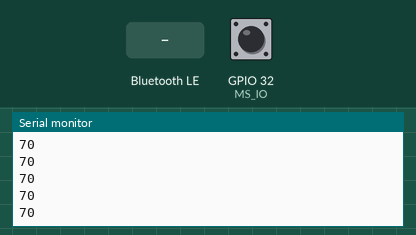
Recording of a sketch running on a simulated ESP32. Parts: the last lines printed to the serial monitor. The test bench sets the inputs (shaded band); at power-on: GPIO 32 (MS_IO) HIGH. EEPROM starts erased; nothing arrives over Bluetooth unless stated; a phone connects over Bluetooth LE 3 s after start.

Above: at 1.2 s.
1.3 s: Bluetooth LE write "1" received
At 1.31 s:
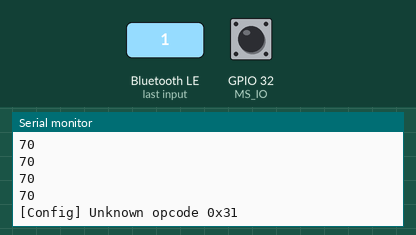
4.3 s: GPIO 32 (MS_IO) pulled LOW for 0.15 s
At 4.56 s:
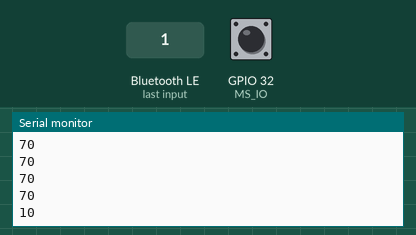

The sketch:

kairo_fm.ino
```cpp
#include <BLEDevice.h>
#include <BLEUtils.h>
#include <BLEServer.h>
#include <BLE2902.h>
#include <Preferences.h>

#define SERVICE_UUID "ad45ddb6-3376-494a-8b34-b514ba2e9eaa"
#define WRITE_UUID "860c22f1-60a3-411e-b575-c0ecd08cef5d" // Characteristic for configuration
#define READ_UUID "a5b242ef-c4ff-45d4-87e0-7b95439b7763" // Characteristic for data retrieval

#define MS_IO 32

#define CMD_CALIBRATE_DRY 0x01
#define CMD_SET_INTERVAL_SEC 0x02
#define CMD_CALIBRATE_WET 0x03

#define DRY_BASELINE_DEFAULT 62
#define WET_BASELINE_DEFAULT 28

#define REPORT_INTERVAL_DEFAULT_SEC 1800UL

Preferences prefs;

BLECharacteristic* kairo_read = nullptr;
BLECharacteristic* kairo_write = nullptr;

uint32_t dryBaseline = DRY_BASELINE_DEFAULT;
uint32_t wetBaseline = WET_BASELINE_DEFAULT;
unsigned long reportIntervalMs = REPORT_INTERVAL_DEFAULT_SEC * 1000UL;
unsigned long lastReportMs = 0;
volatile bool deviceConnected = false;


uint32_t readRawTouch(int samples) {
  uint32_t sum = 0;
  for (int i = 0; i < samples; i++) {
    sum += touchRead(MS_IO);
    delay(5);
  }
  return sum / samples;
}

void calibrateDry() {
  Serial.println("[Calibrate] Capturing dry baseline...");
  dryBaseline = readRawTouch(16);
  prefs.putUInt("dryBase", dryBaseline);
  Serial.printf("[Calibrate] Dry baseline set to %u\n", dryBaseline);
}

void calibrateWet() {
  Serial.println("[Calibrate] Capturing wet baseline...");
  wetBaseline = readRawTouch(16);
  prefs.putUInt("wetBase", wetBaseline);
  Serial.printf("[Calibrate] Wet baseline set to %u\n", wetBaseline);
}

void setReportInterval(uint32_t seconds) {
  if (seconds < 10) seconds = 10;
  reportIntervalMs = (unsigned long)seconds * 1000UL;
  prefs.putUInt("intervalSec", seconds);
  Serial.printf("[Config] Report interval set to %u s\n", seconds);
}

float readMoisturePercent() {
  uint32_t raw = readRawTouch(8);
  float percent = 100.0f * ((float)dryBaseline - (float)raw) /
                  ((float)dryBaseline - (float)wetBaseline);
  if (percent < 0.0f) percent = 0.0f;
  if (percent > 100.0f) percent = 100.0f;
  return percent;
}

void sendReading() {
  float percent = readMoisturePercent();
  Serial.printf("[Loop] Moisture: %.1f%%\n", percent);

  uint8_t payload[4];
  memcpy(payload, &percent, sizeof(percent));
  kairo_read->setValue(payload, sizeof(payload));
  kairo_read->notify();
}

class KairoServerCallbacks : public BLEServerCallbacks {
  void onConnect(BLEServer* server) {
    Serial.println("[BLE] Phone connected");
    deviceConnected = true;

    lastReportMs = millis() - reportIntervalMs + 3000;
  }

  void onDisconnect(BLEServer* server) {
    Serial.println("[BLE] Phone disconnected - resuming advertising");
    deviceConnected = false;
    BLEDevice::startAdvertising();
  }
};

class KairoConfigCallbacks : public BLECharacteristicCallbacks {
  void onWrite(BLECharacteristic* characteristic) {
    uint8_t* data = characteristic->getData();
    size_t len = characteristic->getLength();
    if (len < 1) return;

    uint8_t opcode = data[0];
    switch (opcode) {
      case CMD_CALIBRATE_DRY:
        calibrateDry();
        break;

      case CMD_CALIBRATE_WET:
        calibrateWet();
        break;

      case CMD_SET_INTERVAL_SEC:
        if (len >= 5) {
          uint32_t seconds;
          memcpy(&seconds, data + 1, sizeof(seconds));
          setReportInterval(seconds);
        } else {
          Serial.println("[Config] Malformed set-interval command");
        }
        break;

      default:
        Serial.printf("[Config] Unknown opcode 0x%02X\n", opcode);
    }
  }
};


void initializeBLE() {
  Serial.println("Device Open");
  BLEDevice::init("Kairo Moisture Sensor");

  Serial.println("BLE Server Setup");
  BLEServer* ble_server = BLEDevice::createServer();
  ble_server->setCallbacks(new KairoServerCallbacks());

  BLEService* kairo_service = ble_server->createService(SERVICE_UUID);

  Serial.println("BLE Characteristic Setup");
  kairo_read = kairo_service->createCharacteristic(
    READ_UUID,
    BLECharacteristic::PROPERTY_READ | BLECharacteristic::PROPERTY_NOTIFY
  );
  kairo_read->addDescriptor(new BLE2902());

  kairo_write = kairo_service->createCharacteristic(
    WRITE_UUID,
    BLECharacteristic::PROPERTY_WRITE
  );
  kairo_write->setCallbacks(new KairoConfigCallbacks());

  kairo_service->start();

  Serial.println("Starting advertising");
  BLEAdvertising* advertising = BLEDevice::getAdvertising();
  advertising->addServiceUUID(SERVICE_UUID);
  advertising->setScanResponse(true);
  advertising->setMinPreferred(0x06); // helps iOS connection issues
  advertising->setMinPreferred(0x12);
  BLEDevice::startAdvertising();
}

void setup() {
  Serial.begin(115200);

  prefs.begin("kairo", false);
  dryBaseline = prefs.getUInt("dryBase", DRY_BASELINE_DEFAULT);
  wetBaseline = prefs.getUInt("wetBase", WET_BASELINE_DEFAULT);
  uint32_t storedIntervalSec = prefs.getUInt("intervalSec", REPORT_INTERVAL_DEFAULT_SEC);
  reportIntervalMs = (unsigned long)storedIntervalSec * 1000UL;

  Serial.printf(
    "Loaded dry baseline=%u, wet baseline=%u, interval=%us\n",
    dryBaseline, wetBaseline, storedIntervalSec
  );

  initializeBLE();
}

void loop() {
  unsigned long now = millis();
  if (now - lastReportMs >= reportIntervalMs) {
    lastReportMs = now;
    if (deviceConnected) {
      sendReading();
    } else {
      Serial.println("No phone connected");
    }
  }

  Serial.println(touchRead(MS_IO));
  delay(200);
}
```

Measured:
- after the input at 1.3 s, the serial monitor: prints a new line at once (image 1)
- after the input at 4.3 s, the serial monitor: prints a new line after 0.11 s (image 2)
